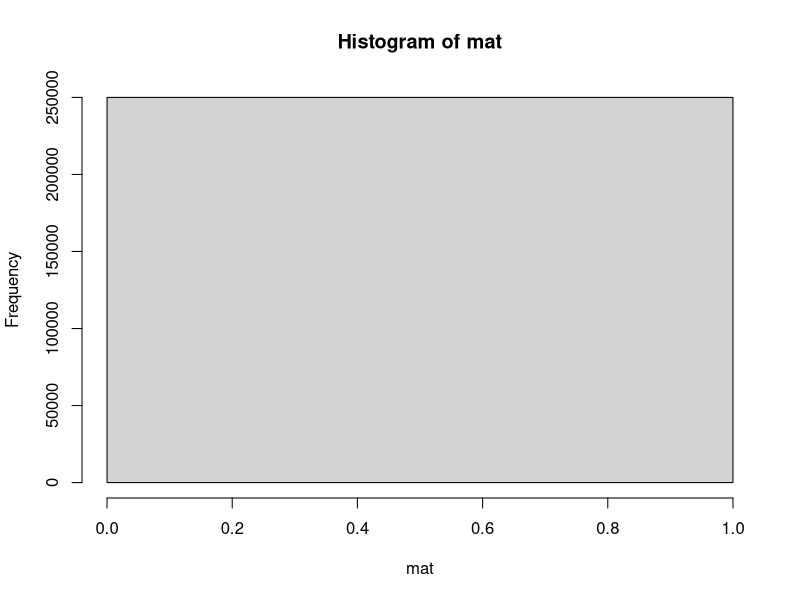
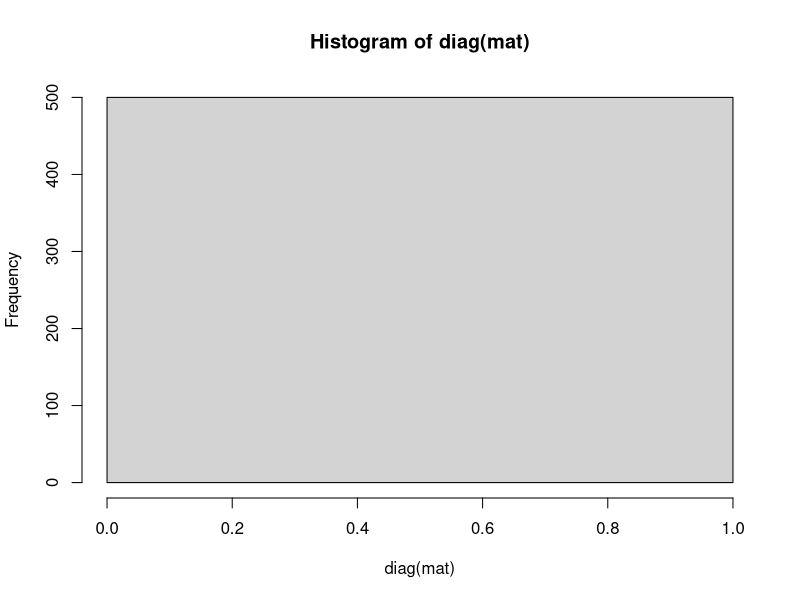
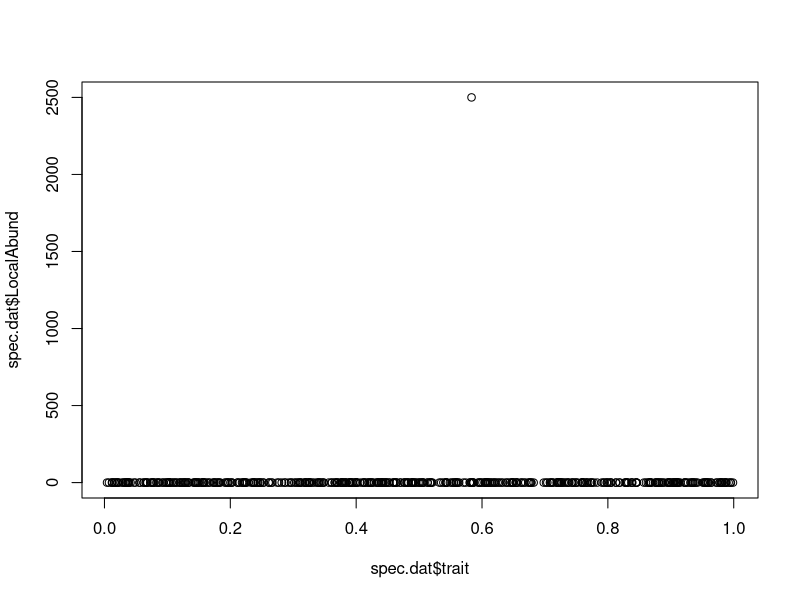
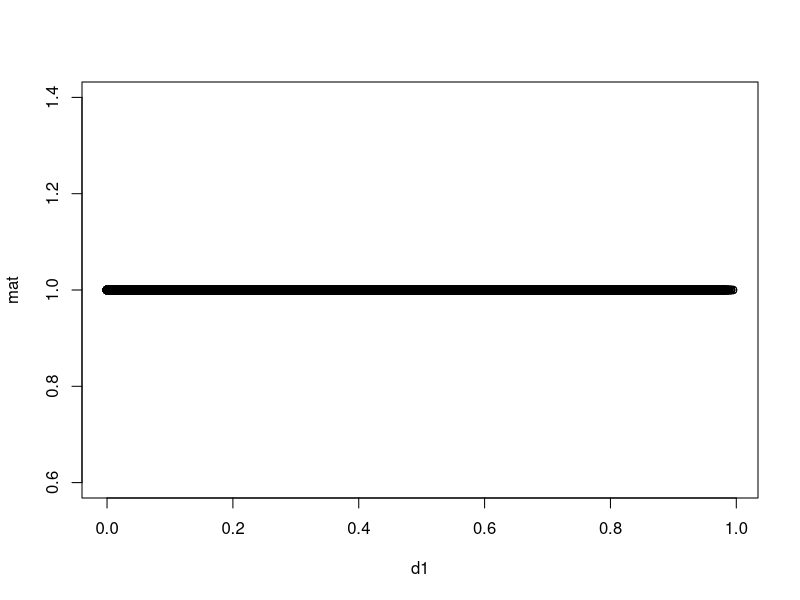
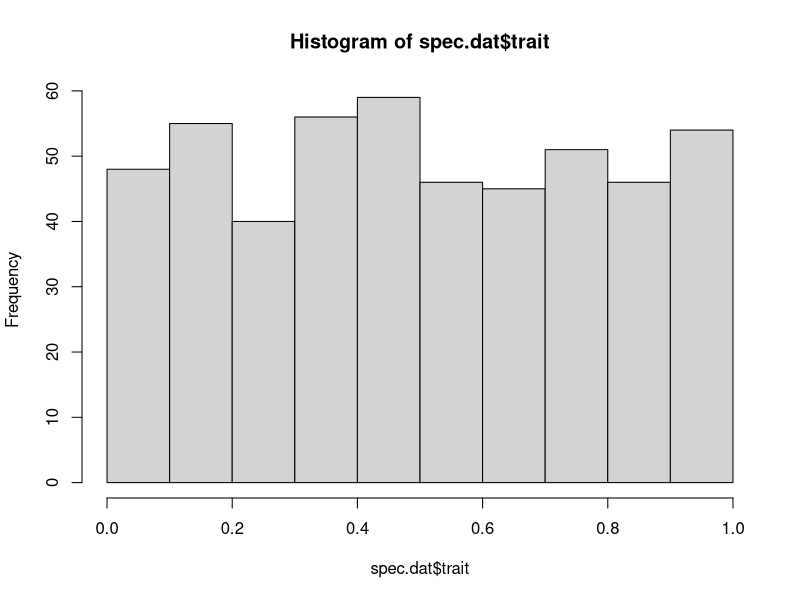
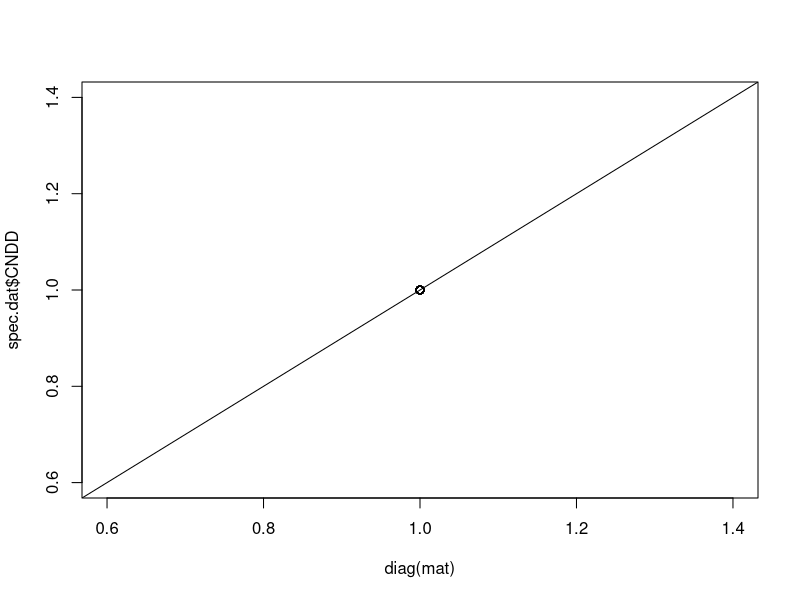
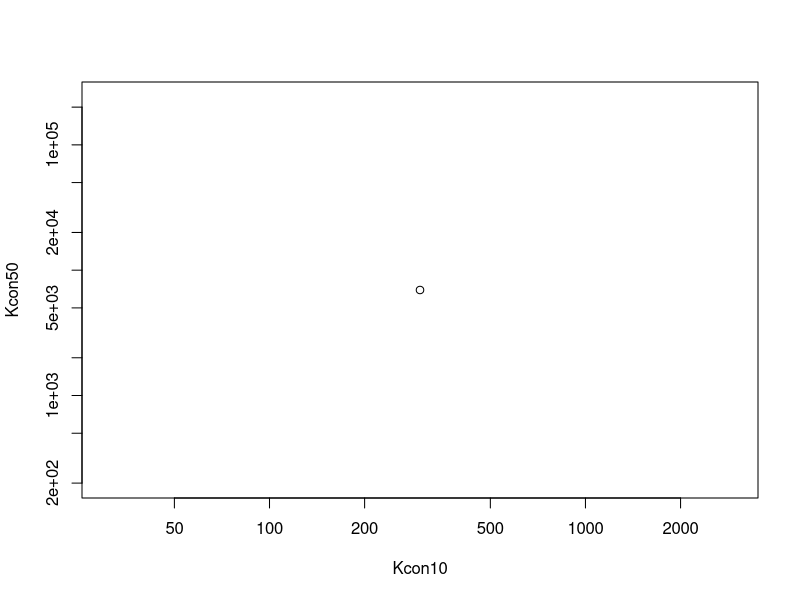
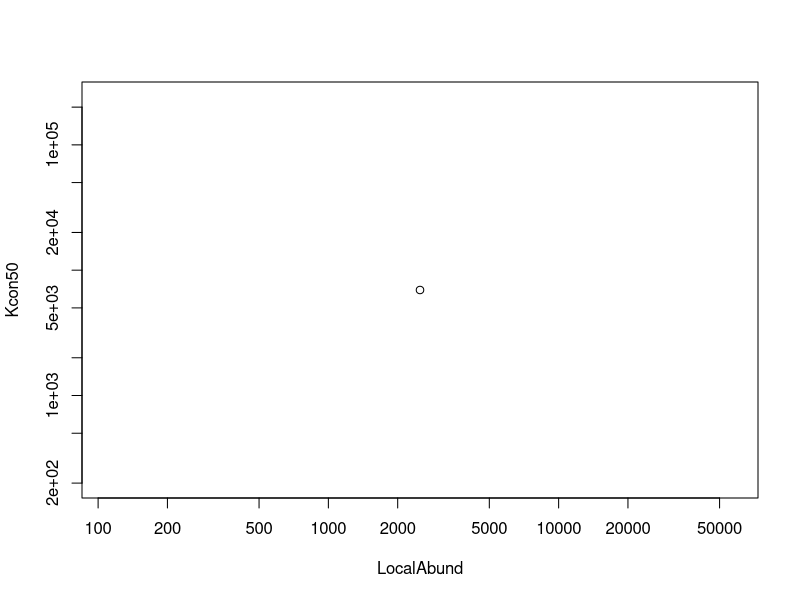

Write the R code that produced these figures, in order. (Note: this script raises an error after producing the figures.)
mat <- as.matrix(read.table("InteractMat_sim1_rep1.csv",header=F,sep=";"))
hist1 <-hist(mat)

 hist(diag(mat))
mean(diag(mat))
sd(diag(mat))
dim(mat)

spec.dat <- read.table("SpeciesOut_sim1_rep1.txt",header=T,sep="\t",row.names=NULL)
dim(spec.dat)
head(spec.dat)

plot(spec.dat$trait, spec.dat$LocalAbund)

d1 <- as.matrix(dist(spec.dat$trait))
plot(d1, mat)

hist(spec.dat$trait)

plot(diag(mat),spec.dat$CNDD)
abline(0,1)

plot(Kcon50 ~ Kcon10, data=spec.dat,log="xy")
plot(Kcon50 ~ LocalAbund, data=spec.dat,log="xy")

plot(Kcon10 ~ CNDD, data=spec.dat,log="y")

plot(Kcon50 ~ muDisp,data=spec.dat,log="y")
cor.test(spec.dat$Kcon10[spec.dat$Kcon10>0],spec.dat$muDisp[spec.dat$Kcon10>0],method="spearman")

summary(spec.dat)
sum(spec.dat$LocalAbund)

abund <- read.table("Abund1.csv",header=F,sep=";")
head(abund)
rowSums(abund)
